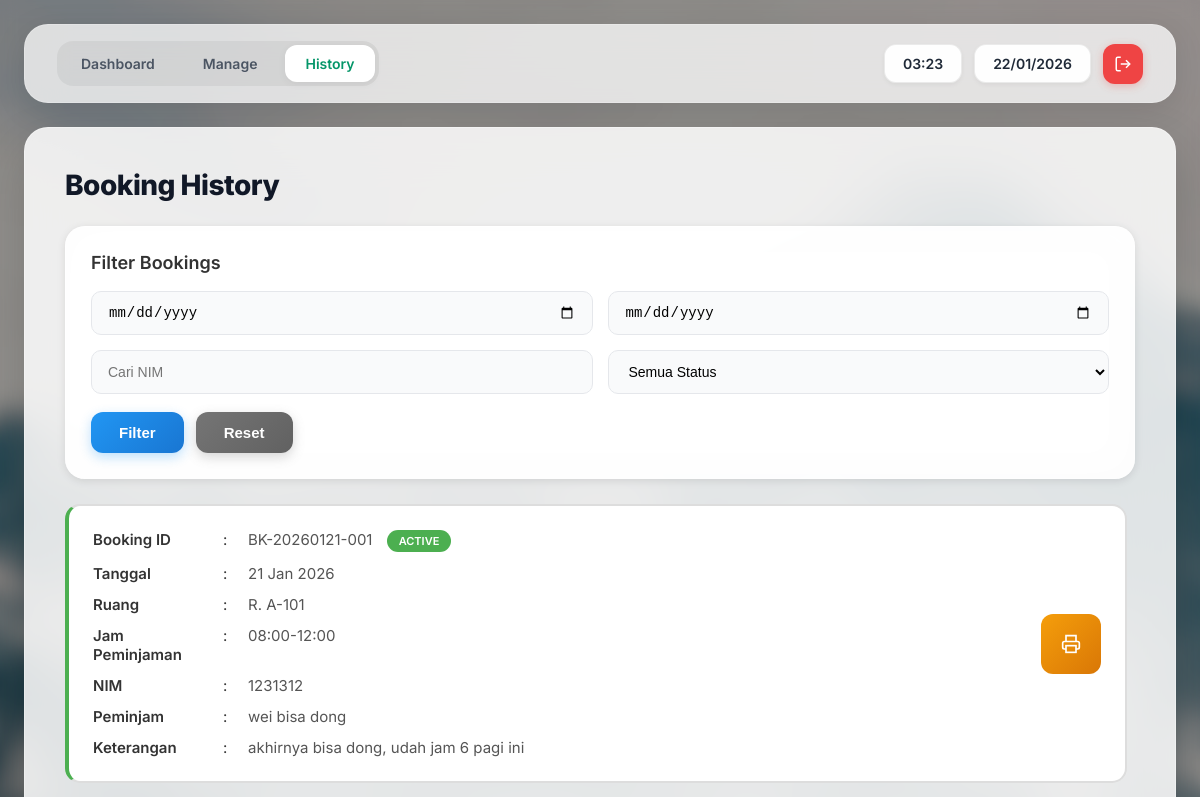
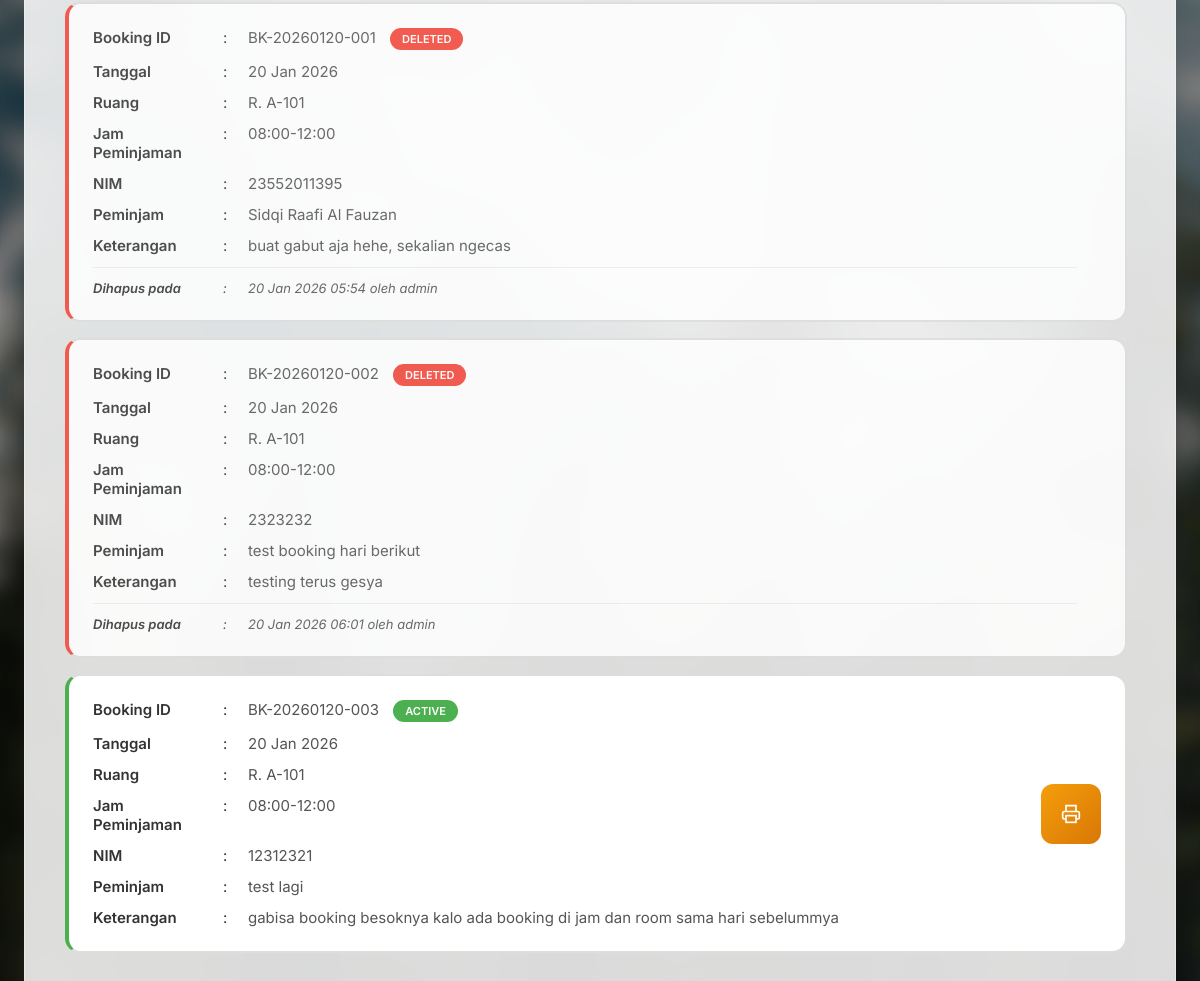
The page /booking_history.php (signed in) on the database its author committed (2 pictures, top to bottom).
### tables this page shows
CREATE TABLE `bookings` (
  `id` int(11) NOT NULL,
  `room_id` int(11) NOT NULL,
  `nim` varchar(50) NOT NULL,
  `nama` varchar(100) NOT NULL,
  `booking_date` date NOT NULL,
  `start_time` time NOT NULL,
  `end_time` time NOT NULL,
  `purpose` text DEFAULT NULL,
  `permit_number` varchar(50) DEFAULT NULL,
  `created_by` int(11) DEFAULT NULL,
  `created_at` timestamp NOT NULL DEFAULT current_timestamp(),
  `deleted_at` datetime DEFAULT NULL,
  `deleted_by` int(11) DEFAULT NULL,
  `status` enum('active','expired','deleted') DEFAULT 'active'
);

CREATE TABLE `rooms` (
  `id` int(11) NOT NULL,
  `room_name` varchar(20) NOT NULL,
  `created_at` timestamp NOT NULL DEFAULT current_timestamp()
);

### booking_history.php (the view, shortened to what this page needs)
<?php
require_once 'config/database.php';
$today = date('Y-m-d');
$pdo->query("
    UPDATE bookings
    SET status = 'expired'
    WHERE booking_date < '$today'
    AND status = 'active'
");
$today_display = date('d/m/Y');
$current_time = date('H:i');
$stmt = $pdo->query("
    SELECT bookings.*, rooms.room_name, admins.username as deleted_by_name
    FROM bookings
    JOIN rooms ON bookings.room_id = rooms.id
    LEFT JOIN admins ON bookings.deleted_by = admins.id
    ORDER BY bookings.booking_date DESC, bookings.start_time DESC
");
$bookings = $stmt->fetchAll();
?>
<!DOCTYPE html>
<html lang="id">
<head>
    <link rel="stylesheet" href="css/main.css">
    <link rel="stylesheet" href="css/history.css">
</head>
<body class="dashboard-page">
    <div class="top-nav">
        <div class="nav-tabs">
            <a href="dashboard.php" class="nav-tab inactive">Dashboard</a>
            <a href="manage_bookings.php" class="nav-tab inactive">Manage</a>
            <a href="booking_history.php" class="nav-tab active">History</a>
        </div>
        <div class="nav-info">
            <div class="time-display"><?php echo $current_time; ?></div>
            <div class="date-display"><?php echo $today_display; ?></div>
            <button class="logout-btn" onclick="window.location.href='logout.php'">
                <svg xmlns="http://www.w3.org/2000/svg" width="18" height="18" viewBox="0 0 24 24" fill="none" stroke="currentColor" stroke-width="2">
                    <path d="M9 21H5a2 2 0 0 1-2-2V5a2 2 0 0 1 2-2h4"></path>
                    <polyline points="16 17 21 12 16 7"></polyline>
                    <line x1="21" y1="12" x2="9" y2="12"></line>
                </svg>
            </button>
        </div>
    </div>
    <div class="dashboard-container">
        <h1 class="dashboard-title">Booking History</h1>
        <div class="filter-section">
            <div class="filter-title">Filter Bookings</div>
            <div class="filter-form">
                <input type="date" id="filter_date_from" placeholder="Dari Tanggal">
                <input type="date" id="filter_date_to" placeholder="Sampai Tanggal">
                <input type="text" id="filter_nim" placeholder="Cari NIM">
                <select id="filter_status">
                    <option value="">Semua Status</option>
                </select>
            </div>
            <div class="filter-actions">
                <button class="btn-filter" onclick="filterBookings()">Filter</button>
                <button class="btn-reset" onclick="resetFilter()">Reset</button>
            </div>
        </div>
        <div class="booking-list-container" id="bookings-container">
            <?php foreach ($bookings as $booking): ?>
                <div class="booking-card <?php echo $booking['status']; ?>"
                    data-date="<?php echo $booking['booking_date']; ?>"
                    data-nim="<?php echo $booking['nim']; ?>"
                    data-status="<?php echo $booking['status']; ?>">
                    <div class="booking-info">
                        <div class="booking-row">
                            <span class="booking-label">Booking ID</span>
                            <span class="booking-colon">:</span>
                            <span class="booking-value">
                                <?php echo htmlspecialchars($booking['permit_number']); ?>
                                <span class="status-badge <?php echo $booking['status']; ?>">
                                    <?php
                                    if ($booking['status'] == 'active') echo 'ACTIVE';
                                    elseif ($booking['status'] == 'expired') echo 'EXPIRED';
                                    else echo 'DELETED';
                                    ?>
                                </span>
                            </span>
                        </div>
                        <div class="booking-row">
                            <span class="booking-label">Tanggal</span>
                            <span class="booking-colon">:</span>
                            <span class="booking-value"><?php echo date('d M Y', strtotime($booking['booking_date'])); ?></span>
                        </div>
                        <div class="booking-row">
                            <span class="booking-label">Ruang</span>
                            <span class="booking-colon">:</span>
                            <span class="booking-value"><?php echo htmlspecialchars($booking['room_name']); ?></span>
                        </div>
                        <div class="booking-row">
                            <span class="booking-label">Jam Peminjaman</span>
                            <span class="booking-colon">:</span>
                            <span class="booking-value"><?php echo date('H:i', strtotime($booking['start_time'])) . '-' . date('H:i', strtotime($booking['end_time'])); ?></span>
                        </div>
                        <div class="booking-row">
                            <span class="booking-label">NIM</span>
                            <span class="booking-colon">:</span>
                            <span class="booking-value"><?php echo htmlspecialchars($booking['nim']); ?></span>
                        </div>
                        <div class="booking-row">
                            <span class="booking-label">Peminjam</span>
                            <span class="booking-colon">:</span>
                            <span class="booking-value"><?php echo htmlspecialchars($booking['nama']); ?></span>
                        </div>
                        <div class="booking-row">
                            <span class="booking-label">Keterangan</span>
                            <span class="booking-colon">:</span>
                            <span class="booking-value"><?php echo htmlspecialchars($booking['purpose']); ?></span>
                        </div>
                        <?php if ($booking['deleted_at']): ?>
                            <div class="booking-row deleted-info">
                                <span class="booking-label">Dihapus pada</span>
                                <span class="booking-colon">:</span>
                                <span class="booking-value"><?php echo date('d M Y H:i', strtotime($booking['deleted_at'])); ?> oleh <?php echo htmlspecialchars($booking['deleted_by_name'] ?? 'Unknown'); ?></span>
                            </div>
                        <?php endif; ?>
                    </div>
                    <div class="booking-actions">
                        <?php if (!$booking['deleted_at']): ?>
                            <button class="btn-print" onclick="printBooking(<?php echo $booking['id']; ?>)">
                            </button>
                        <?php endif; ?>
                    </div>
                </div>
            <?php endforeach; ?>
        </div>
    </div>
</body>
</html>

### css/main.css (style rules this page uses)
* { margin: 0; padding: 0; box-sizing: border-box; }
body { font-family: 'Inter', -apple-system, BlinkMacSystemFont, sans-serif; color: #1f2937; }
.dashboard-page { min-height: 100vh; background-image: url('../assets/background/bg.jpg'); background-size: cover; background-position: center; background-repeat: no-repeat; background-attachment: fixed; padding: 24px; display: flex; flex-direction: column; align-items: center; }
.dashboard-page::before { content: ''; position: fixed; inset: 0; background: rgba(0, 0, 0, 0.4); backdrop-filter: blur(8px); z-index: -1; }
.top-nav, .dashboard-container { width: 100%; max-width: 1400px; }
.top-nav { display: flex; justify-content: space-between; align-items: center; margin-bottom: 24px; background: rgba(255, 255, 255, 0.75); backdrop-filter: blur(20px); padding: 16px 32px; border-radius: 24px; box-shadow: 0 8px 32px rgba(0, 0, 0, 0.1); border: 1px solid rgba(255, 255, 255, 0.2); }
.nav-tabs { display: flex; gap: 8px; background: rgba(0, 0, 0, 0.05); padding: 4px; border-radius: 16px; }
.nav-tab { padding: 10px 20px; border-radius: 12px; font-size: 14px; font-weight: 600; text-decoration: none; transition: all 0.3s; }
.nav-tab.active { background: white; color: #059669; box-shadow: 0 2px 8px rgba(0, 0, 0, 0.05); }
.nav-tab.inactive { color: #4b5563; }
.nav-info { display: flex; gap: 12px; align-items: center; }
.time-display, .date-display { padding: 10px 18px; background: rgba(255, 255, 255, 0.95); border-radius: 12px; font-size: 14px; font-weight: 600; color: #1f2937; border: 1px solid rgba(0, 0, 0, 0.08); box-shadow: 0 2px 4px rgba(0, 0, 0, 0.05); }
.logout-btn { width: 40px; height: 40px; border-radius: 12px; background: #EF4444; color: white; border: none; cursor: pointer; transition: all 0.2s; display: flex; align-items: center; justify-content: center; box-shadow: 0 2px 8px rgba(239, 68, 68, 0.3); }
.dashboard-container { background: rgba(255, 255, 255, 0.85); backdrop-filter: blur(25px); border-radius: 24px; padding: 40px; box-shadow: 0 20px 50px rgba(0, 0, 0, 0.15); border: 1px solid rgba(255, 255, 255, 0.3); flex: 1; display: flex; flex-direction: column; }
.dashboard-title { font-size: 28px; font-weight: 800; margin-bottom: 24px; color: #111827; letter-spacing: -0.5px; }
.booking-list-container { flex: 1; overflow-y: auto; overflow-x: hidden; padding-right: 8px; }
.booking-card { background: white; border: 2px solid #ddd; border-radius: 15px; padding: 24px; margin-bottom: 16px; transition: all 0.3s; display: flex; justify-content: space-between; align-items: center; gap: 24px; }
.booking-info { flex: 1; }
.booking-row { display: grid; grid-template-columns: 140px 20px 1fr; gap: 16px; margin-bottom: 12px; font-size: 15px; }
.booking-row:last-child { margin-bottom: 0; }
.booking-label { font-weight: 600; color: #333; }
.booking-colon { color: #333; }
.booking-value { color: #555; }
.booking-actions { display: flex; flex-direction: column; gap: 12px; }
.btn-edit, .btn-print { width: 60px; height: 60px; border-radius: 12px; border: none; cursor: pointer; transition: all 0.3s; display: flex; align-items: center; justify-content: center; color: white; font-size: 20px; }
.btn-print { background: linear-gradient(135deg, #F59E0B, #D97706); }
@media (max-width: 1200px) { .booking-row { grid-template-columns: 120px 15px 1fr; gap: 10px; } }

### rows shown on the page
bookings: permit_number "BK-20260121-001", status "ACTIVE", booking_date "21 Jan 2026", room.room_name "R. A-101", start_time "08:00", end_time "12:00", nim "1231312", nama "wei bisa dong", purpose "akhirnya bisa dong, udah jam 6 pagi ini"
bookings: permit_number "BK-20260120-001", status "DELETED", booking_date "20 Jan 2026", room.room_name "R. A-101", start_time "08:00", end_time "12:00", nim "23552011395", nama "Sidqi Raafi Al Fauzan", purpose "buat gabut aja hehe, sekalian ngecas", deleted_at "20 Jan 2026 05:54", created_by.username "admin"
bookings: permit_number "BK-20260120-002", status "DELETED", booking_date "20 Jan 2026", room.room_name "R. A-101", start_time "08:00", end_time "12:00", nim "2323232", nama "test booking hari berikut", purpose "testing terus gesya", deleted_at "20 Jan 2026 06:01", created_by.username "admin"
bookings: permit_number "BK-20260120-003", status "ACTIVE", booking_date "20 Jan 2026", room.room_name "R. A-101", start_time "08:00", end_time "12:00", nim "12312321", nama "test lagi", purpose "gabisa booking besoknya kalo ada booking di jam dan room sama hari sebelummya"
